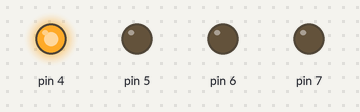
Simulated run of this sketch. Board: Arduino Uno, built with avr-gcc and run on an emulated ATmega328P. Shown: output pins drawn as LEDs (lit = HIGH).

Above: at 0.5 s.
At 2.5 s:
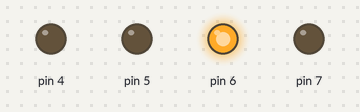
At 3.5 s:
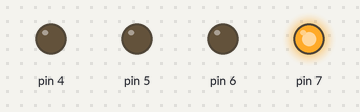
At 5.5 s:
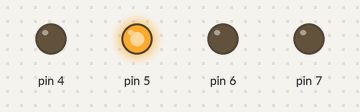
Timing chart, 0 to 7.8 s (numbered marks = the images above):
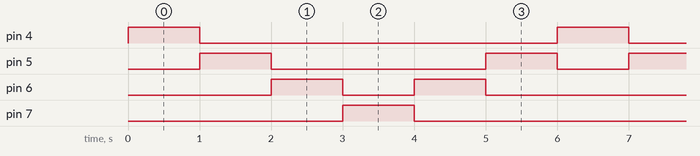

Measured:
- by itself, pin 4, pin 7: alternates HIGH for 1.0 s and LOW for 5.0 s
- by itself, pin 5: repeats every 6.0 s: LOW 3.0 s, HIGH 1.0 s, LOW 1.0 s, HIGH 1.0 s
- by itself, pin 6: repeats every 6.0 s: LOW 1.0 s, HIGH 1.0 s, LOW 3.0 s, HIGH 1.0 s

The sketch:

Q2.ino
```cpp
void setup() {

  for (byte i = 4 ; i < 8 ; i ++ ) {

    pinMode(i , OUTPUT);

    digitalWrite(i , LOW);

  }

}


void loop() {

  for (byte i = 4 ; i < 8 ; i ++ ) {

    digitalWrite(i , HIGH);

    delay(1000);

    digitalWrite(i , LOW);

  }

  for (byte i = 6 ; i > 4 ; i --) {

    digitalWrite(i , HIGH);

    delay(1000);

    digitalWrite(i , LOW);

  }

}
```
